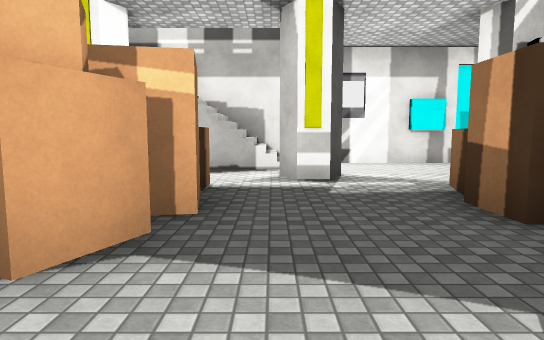
view 1 (above)

15 first-person views from a walk through a Unity game level. The camera is 1.4 m above the floor, tilts 6° down and sees 75° across. The floor is counted in squares, 2 m on a side. Each view is taken from the middle of a square. On the plan, view 1 faces up. The plan holds only what a view shows up to about 11 squares ahead; the rest is blank. The place goes on beyond the plan. The player is left out. Surface patterns are stand-ins for the level's own textures.

view 2
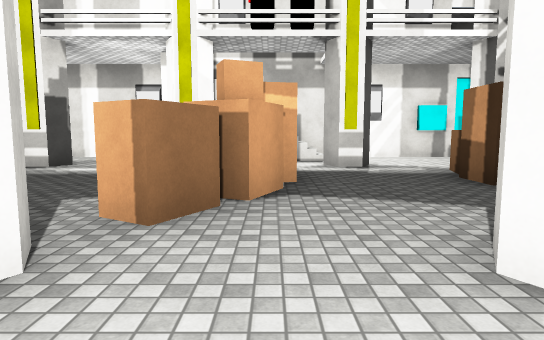

view 3
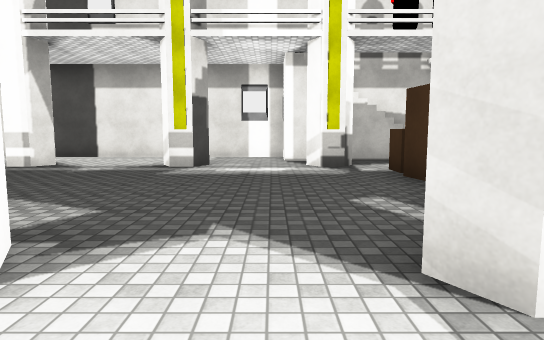

view 4
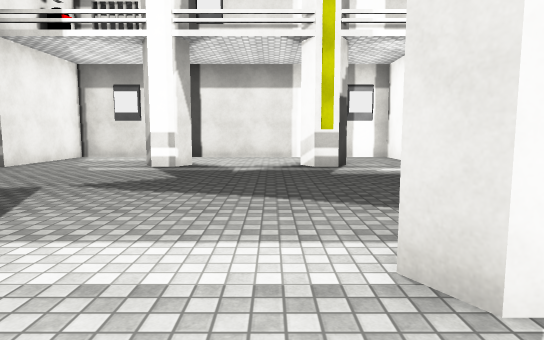

view 5
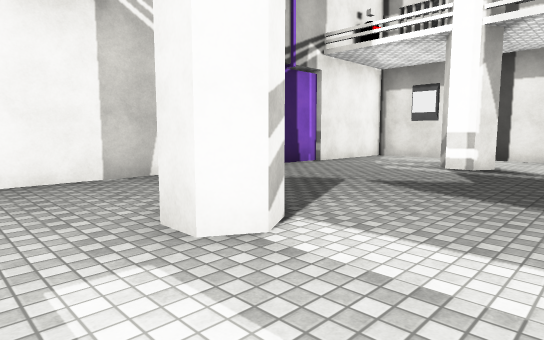

view 6
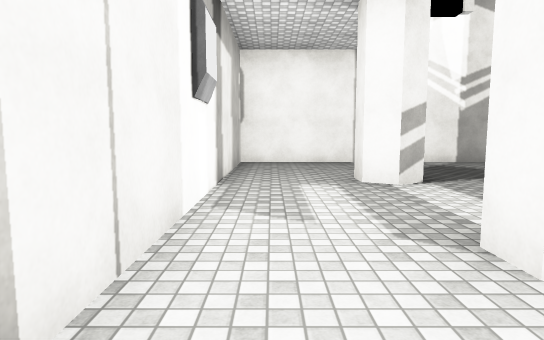

view 7
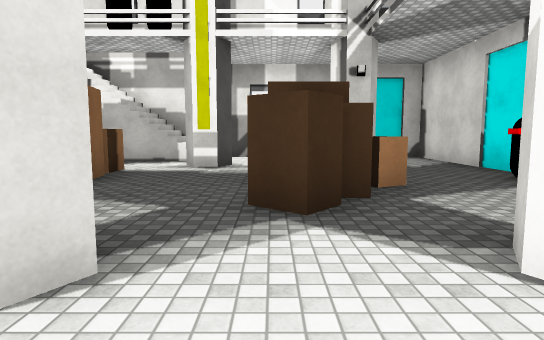

view 8
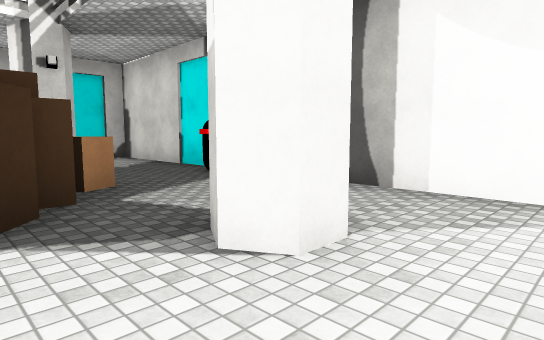

view 9
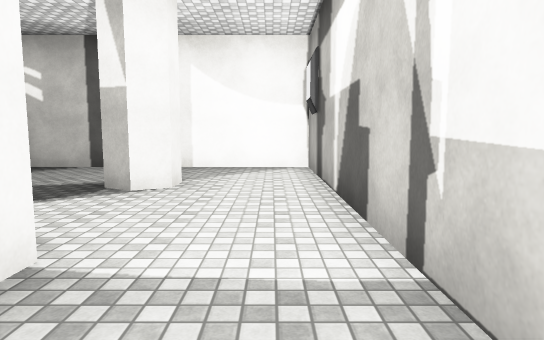

view 10
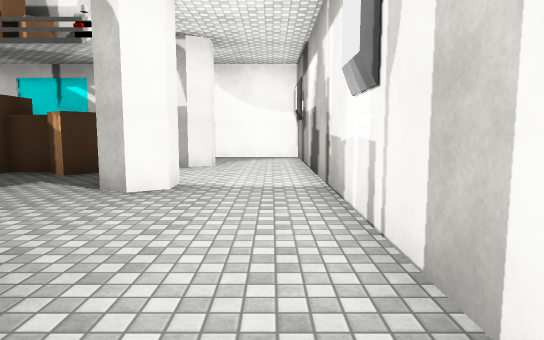

view 11
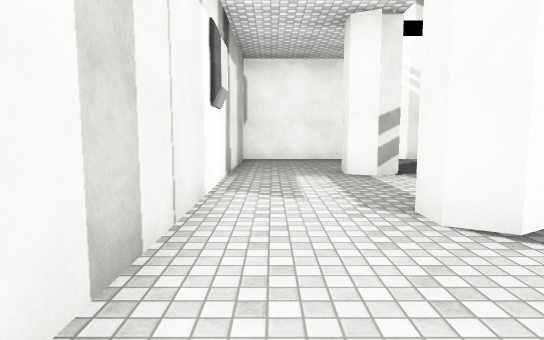

view 12
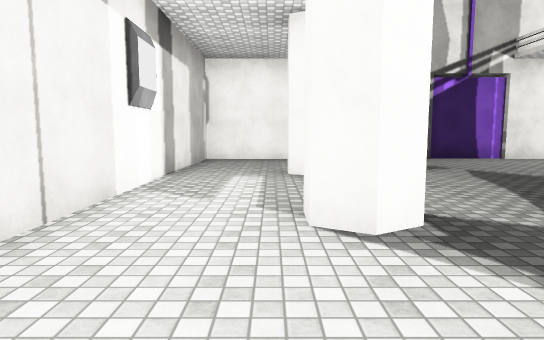

view 13
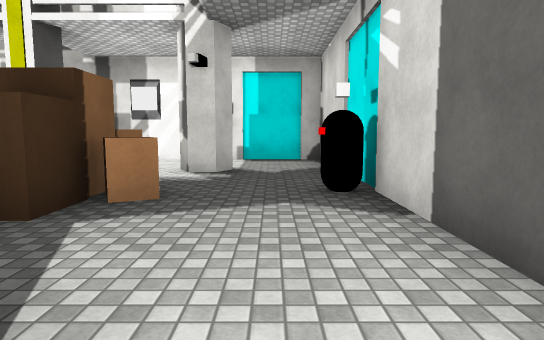

view 14
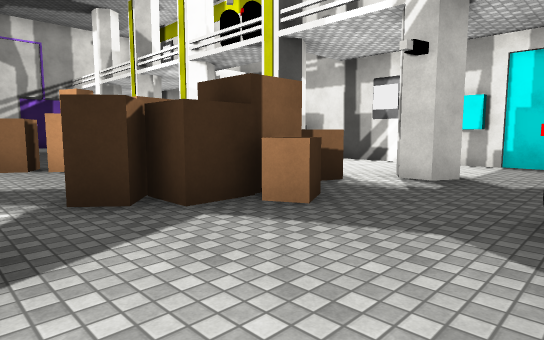

view 15
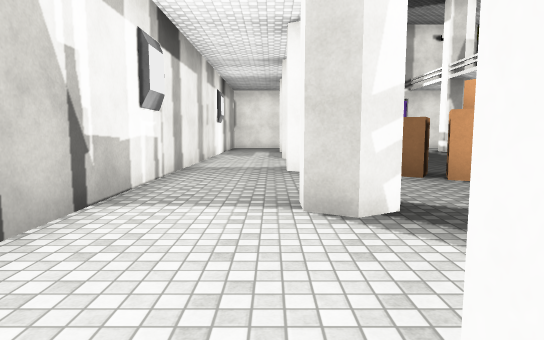

### Floor plan
Key: @ floor where view 1 was taken; # wall or solid block; . floor; / step, stairs or slope; = window, fence, low wall or low ledge; ^ raised ledge; B cyan block; O other object.
Columns run from 13 left of view 1 to 7 right of it. Each row starts with its distance up from view 1.
  9 #####################
  8 #.........////...B..#
  7 #.........////......#
  6 #...#..#..#...#..#..#
  5 #...................#
  4 #...........#...^...#
  3 #...........#..##=OO#
  2 #..........##...#...#
  1 #..........#...##...#
  0 #...#..#..#..@#..#..#
 -1 #...................#
 -2 #...................#
 -3 #####################

Where each view was taken, in squares from view 1:
view 1: 0 up, 0 right, facing up
view 2: 2 down, 1 left, facing up
view 3: 2 down, 4 left, facing up
view 4: 2 down, 7 left, facing up
view 5: 2 down, 7 left, facing up-left
view 6: 2 down, 4 left, facing left
view 7: 2 down, 2 right, facing up
view 8: 2 down, 2 right, facing up-right
view 9: 2 down, 1 left, facing right
view 10: 2 down, 4 left, facing right
view 11: 2 down, 3 left, facing left
view 12: 1 down, 3 left, facing left
view 13: 1 down, 5 right, facing up
view 14: 0 up, 6 right, facing up-left
view 15: 1 down, 4 right, facing left
